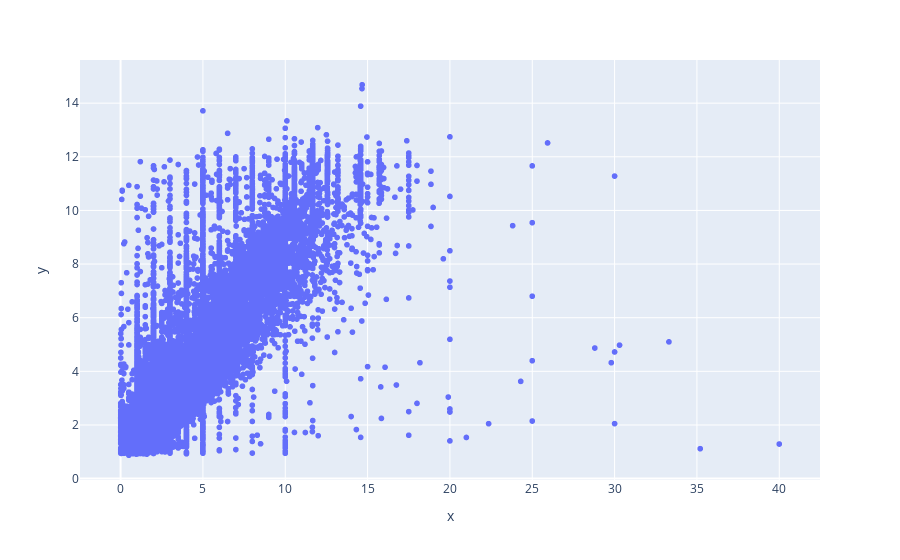

The notebook cell saved with this chart:
### Code cell
import plotly.express as px

px.scatter(x=np.array(y_test),y=p)

### Figure 1 — Plotly figure (JSON) as saved in the notebook; plotly's stock layout.template omitted (floating-point values rounded to 4 significant figures; data arrays with more than 128 entries replaced by an {"elided": "..."} marker saying what was removed)
{"data": [{"hovertemplate": "x=%{x}<br>y=%{y}<extra></extra>", "legendgroup": "", "marker": {"color": "#636efa", "symbol": "circle"}, "mode": "markers", "name": "", "showlegend": false, "type": "scattergl", "x": {"elided": "68202 float values"}, "xaxis": "x", "y": {"elided": "68202 float values"}, "yaxis": "y"}], "layout": {"legend": {"tracegroupgap": 0}, "margin": {"t": 60}, "xaxis": {"anchor": "y", "domain": [0, 1], "title": {"text": "x"}}, "yaxis": {"anchor": "x", "domain": [0, 1], "title": {"text": "y"}}}}
